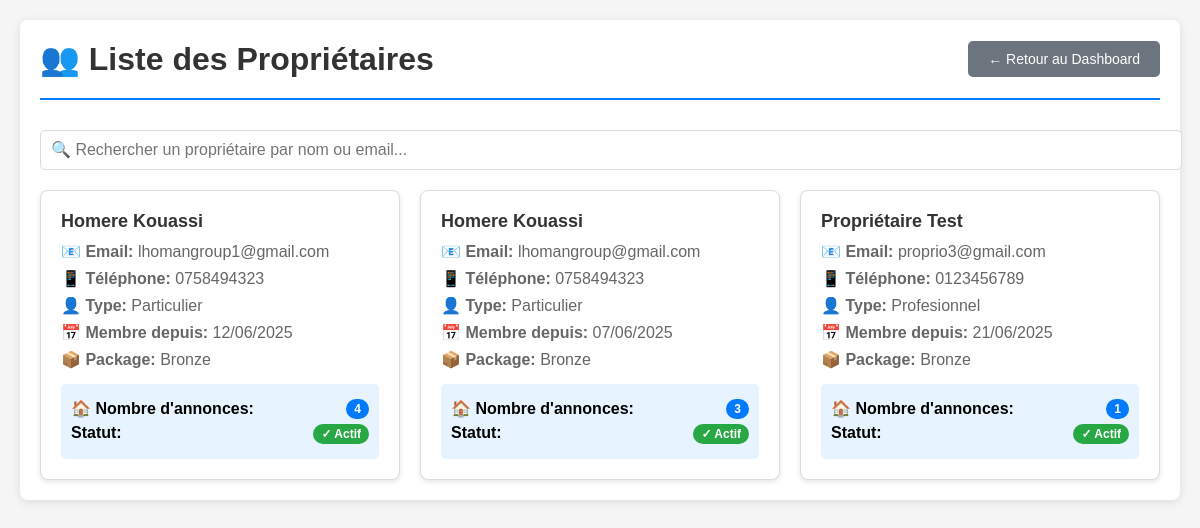
Page /annonce/liste-proprietaires/ on the earlier database version.
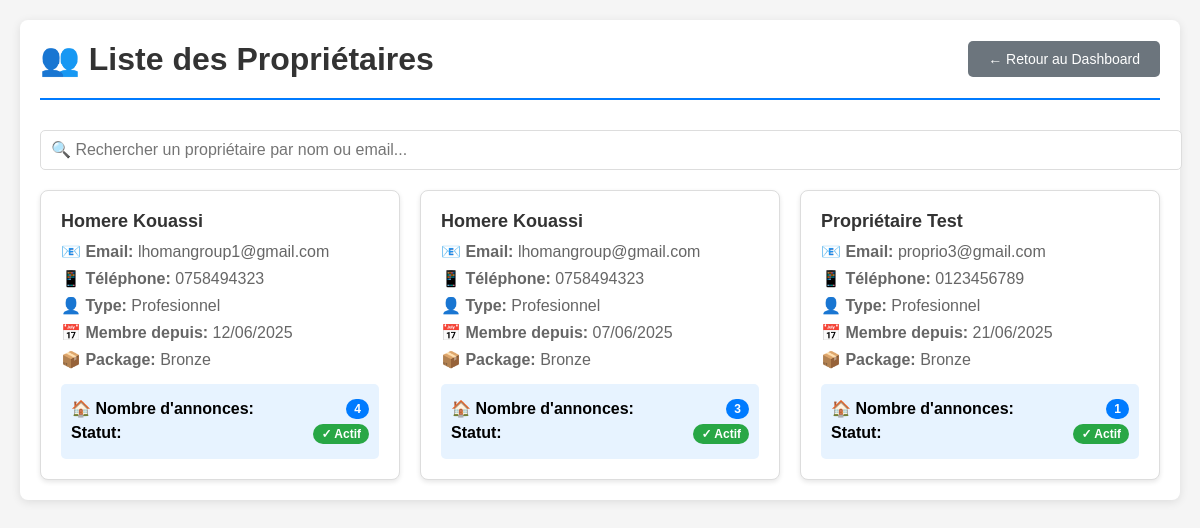
Same page on the later database version.
### account/models.py (models this page shows, shortened)
class Account(AbstractBaseUser):
    email = models.EmailField(verbose_name="email", max_length=60, unique=True)
    date_joined = models.DateTimeField(verbose_name='date joined', auto_now_add=True)
    last_login = models.DateTimeField(verbose_name='last login', auto_now=True)
    is_admin = models.BooleanField(default=False)
    is_active = models.BooleanField(default=False)
    is_staff = models.BooleanField(default=False)
    is_superuser = models.BooleanField(default=False)
    first_name = models.CharField(max_length=50)
    last_name = models.CharField(max_length=50)
    telephone = models.CharField(max_length=10)
    photo_profil = models.ImageField(blank=True)
    photo_identite = models.ImageField(blank=True)
    photo_stream = models.ImageField(blank=True)
    class TypePackages(models.TextChoices):
        bronze = 'BRON', _('Bronze')
        silver = 'SILV', _('Silver')
        gold = 'GOLD', _('Gold')
    packages_type = models.CharField(
        max_length=4,
        choices=TypePackages.choices,
        default=TypePackages.bronze,
        verbose_name="Package"
    )
    class TypeLocataire(models.TextChoices):
        particulier = 'PART', _('Particulier')
        profesionnel = 'PROF', _('Profesionnel')
    typelocataire = models.CharField(
        max_length=4,
        choices=TypeLocataire.choices,
        default=TypeLocataire.particulier,
        verbose_name="Type de loueur"
    )
    USERNAME_FIELD = 'email'
    REQUIRED_FIELDS = ['first_name','last_name','telephone','typelocataire']
    objects = MyAccountManager()

### annonce/views.py (the view)
# urls.py: path('liste-proprietaires/', views.liste_proprietaires, name='liste_proprietaires'),
def liste_proprietaires(request):
    from django.db.models import Count
    from account.models import Account
    proprietaires = Account.objects.filter(
        annonce__isnull=False
    ).annotate(
        nombre_annonces=Count('annonce')
    ).distinct().order_by('first_name', 'last_name')
    context = {
        'proprietaires': proprietaires
    }
    return render(request, 'annonce/liste_proprietaires.html', context)

### templates/annonce/liste_proprietaires.html (shortened to what this page needs)
<!DOCTYPE html>
<html>
<head>
</head>
<body>
    <div class="container">
        <div class="header">
            <h1>👥 Liste des Propriétaires</h1>
            <div>
                <a href="{% url 'dashboard-list' %}" class="back-btn">← Retour au Dashboard</a>
            </div>
        </div>
        <div class="search-bar">
            <input type="text" class="search-input" id="searchInput" placeholder="🔍 Rechercher un propriétaire par nom ou email...">
        </div>
        {% if proprietaires %}
        <div class="proprietaires-grid" id="proprietairesGrid">
            {% for proprietaire in proprietaires %}
            <div class="proprietaire-card" data-search="{{ proprietaire.first_name|lower }} {{ proprietaire.last_name|lower }} {{ proprietaire.email|lower }}">
                <div class="proprietaire-name">
                    {{ proprietaire.first_name }} {{ proprietaire.last_name }}
                </div>
                <div class="proprietaire-info">
                    <strong>📧 Email:</strong> {{ proprietaire.email }}
                </div>
                <div class="proprietaire-info">
                    <strong>📱 Téléphone:</strong> {{ proprietaire.telephone|default:"Non renseigné" }}
                </div>
                <div class="proprietaire-info">
                    <strong>👤 Type:</strong> {{ proprietaire.get_typelocataire_display }}
                </div>
                <div class="proprietaire-info">
                    <strong>📅 Membre depuis:</strong> {{ proprietaire.date_joined|date:"d/m/Y" }}
                </div>
                <div class="proprietaire-info">
                    <strong>📦 Package:</strong> {{ proprietaire.get_packages_type_display }}
                </div>
                <div class="proprietaire-stats">
                    <div class="stats-item">
                        <span><strong>🏠 Nombre d'annonces:</strong></span>
                        <span class="badge">{{ proprietaire.nombre_annonces }}</span>
                    </div>
                    <div class="stats-item">
                        <span><strong>Statut:</strong></span>
                        {% if proprietaire.is_active %}
                            <span class="badge badge-success">✓ Actif</span>
                        {% else %}
                            <span class="badge badge-warning">⚠ Inactif</span>
                        {% endif %}
                    </div>
                </div>
            </div>
            {% endfor %}
        </div>
        {% else %}
        <div class="no-proprietaires">
            <p>Aucun propriétaire trouvé dans la base de données.</p>
        </div>
        {% endif %}
    </div>
</body>
</html>

Differences in the rows shown:
changed Account "lhomangroup1@gmail.com": typelocataire "Particulier" → "Profesionnel"
changed Account "lhomangroup@gmail.com": typelocataire "Particulier" → "Profesionnel"
